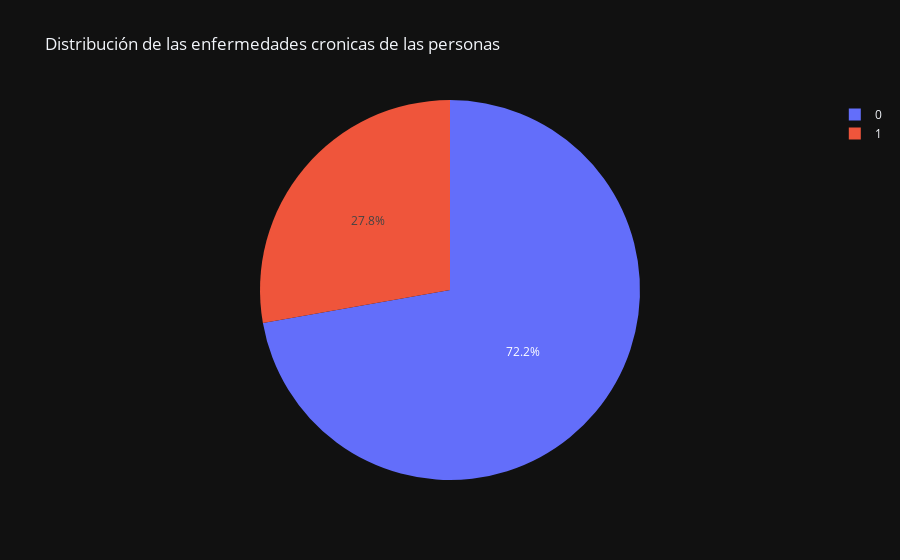

Notebook cell for this chart:
### Code cell
fig = px.pie(travel,
             'ChronicDiseases', 
             title='Distribución de las enfermedades cronicas de las personas',
             template='plotly_dark'
)

fig.show()

### Figure 1 — Plotly figure (JSON) as saved in the notebook; plotly's stock layout.template omitted (floating-point values rounded to 4 significant figures; data arrays with more than 128 entries replaced by an {"elided": "..."} marker saying what was removed)
{"data": [{"domain": {"x": [0, 1], "y": [0, 1]}, "hovertemplate": "ChronicDiseases=%{label}<extra></extra>", "labels": {"elided": "1987 int values"}, "legendgroup": "", "name": "", "showlegend": true, "type": "pie"}], "layout": {"legend": {"tracegroupgap": 0}, "title": {"text": "Distribución de las enfermedades cronicas de las personas"}}}
